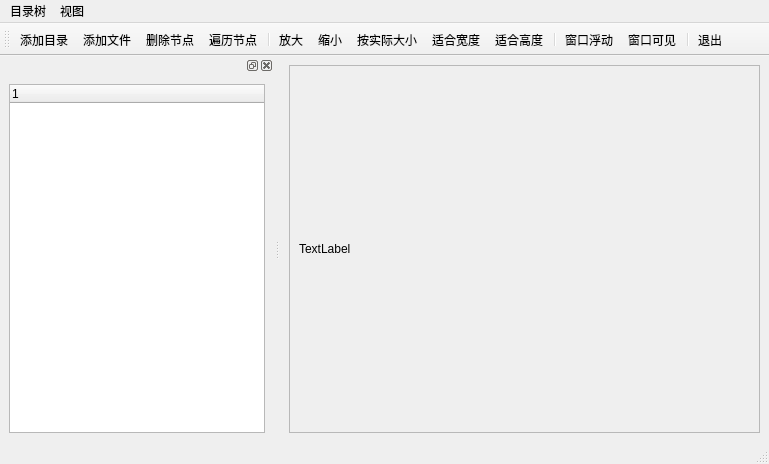
<?xml version="1.0" encoding="UTF-8"?>
<ui version="4.0">
 <class>MainWindow</class>
 <widget class="QMainWindow" name="MainWindow">
  <property name="geometry">
   <rect>
    <x>0</x>
    <y>0</y>
    <width>769</width>
    <height>464</height>
   </rect>
  </property>
  <property name="windowTitle">
   <string>MainWindow</string>
  </property>
  <widget class="QWidget" name="centralwidget">
   <layout class="QHBoxLayout" name="horizontalLayout_2">
    <item>
     <widget class="QScrollArea" name="scrollArea">
      <property name="widgetResizable">
       <bool>true</bool>
      </property>
      <widget class="QWidget" name="scrollAreaWidgetContents">
       <property name="geometry">
        <rect>
         <x>0</x>
         <y>0</y>
         <width>486</width>
         <height>372</height>
        </rect>
       </property>
       <layout class="QGridLayout" name="gridLayout">
        <item row="0" column="0">
         <widget class="QLabel" name="label">
          <property name="text">
           <string>TextLabel</string>
          </property>
         </widget>
        </item>
       </layout>
      </widget>
     </widget>
    </item>
   </layout>
  </widget>
  <widget class="QMenuBar" name="menubar">
   <property name="geometry">
    <rect>
     <x>0</x>
     <y>0</y>
     <width>769</width>
     <height>18</height>
    </rect>
   </property>
   <widget class="QMenu" name="menu">
    <property name="title">
     <string>目录树</string>
    </property>
   </widget>
   <widget class="QMenu" name="menu_2">
    <property name="title">
     <string>视图</string>
    </property>
   </widget>
   <addaction name="menu"/>
   <addaction name="menu_2"/>
  </widget>
  <widget class="QToolBar" name="toolBar">
   <property name="windowTitle">
    <string>toolBar</string>
   </property>
   <property name="toolButtonStyle">
    <enum>Qt::ToolButtonStyle::ToolButtonTextUnderIcon</enum>
   </property>
   <attribute name="toolBarArea">
    <enum>TopToolBarArea</enum>
   </attribute>
   <attribute name="toolBarBreak">
    <bool>false</bool>
   </attribute>
   <addaction name="act_1"/>
   <addaction name="act_2"/>
   <addaction name="act_3"/>
   <addaction name="act_4"/>
   <addaction name="separator"/>
   <addaction name="act_5"/>
   <addaction name="act_6"/>
   <addaction name="act_7"/>
   <addaction name="act_8"/>
   <addaction name="act_9"/>
   <addaction name="separator"/>
   <addaction name="act_10"/>
   <addaction name="act_11"/>
   <addaction name="separator"/>
   <addaction name="act_12"/>
  </widget>
  <widget class="QStatusBar" name="statusBar"/>
  <widget class="QDockWidget" name="dockWidget">
   <attribute name="dockWidgetArea">
    <number>1</number>
   </attribute>
   <widget class="QWidget" name="dockWidgetContents">
    <layout class="QHBoxLayout" name="horizontalLayout">
     <item>
      <widget class="QTreeWidget" name="treeWidget_2">
       <column>
        <property name="text">
         <string notr="true">1</string>
        </property>
       </column>
      </widget>
     </item>
    </layout>
   </widget>
  </widget>
  <action name="act_1">
   <property name="icon">
    <iconset theme="QIcon::ThemeIcon::FolderOpen"/>
   </property>
   <property name="text">
    <string>添加目录</string>
   </property>
   <property name="toolTip">
    <string>添加文件目录</string>
   </property>
   <property name="menuRole">
    <enum>QAction::MenuRole::NoRole</enum>
   </property>
  </action>
  <action name="act_2">
   <property name="icon">
    <iconset theme="QIcon::ThemeIcon::FolderNew"/>
   </property>
   <property name="text">
    <string>添加文件</string>
   </property>
   <property name="toolTip">
    <string>添加文件图片</string>
   </property>
   <property name="menuRole">
    <enum>QAction::MenuRole::NoRole</enum>
   </property>
  </action>
  <action name="act_3">
   <property name="icon">
    <iconset resource="qrc.qrc">
     <normaloff>:/qrc/制作特殊照片1.png</normaloff>:/qrc/制作特殊照片1.png</iconset>
   </property>
   <property name="text">
    <string>删除节点</string>
   </property>
   <property name="toolTip">
    <string>删除图片</string>
   </property>
   <property name="menuRole">
    <enum>QAction::MenuRole::NoRole</enum>
   </property>
  </action>
  <action name="act_4">
   <property name="icon">
    <iconset resource="qrc.qrc">
     <normaloff>:/qrc/为操作词配图片2.png</normaloff>:/qrc/为操作词配图片2.png</iconset>
   </property>
   <property name="text">
    <string>遍历节点</string>
   </property>
   <property name="toolTip">
    <string>遍历所有图片和目录</string>
   </property>
   <property name="menuRole">
    <enum>QAction::MenuRole::NoRole</enum>
   </property>
  </action>
  <action name="act_5">
   <property name="icon">
    <iconset resource="qrc.qrc">
     <normaloff>:/qrc/为操作词配图片3.png</normaloff>:/qrc/为操作词配图片3.png</iconset>
   </property>
   <property name="text">
    <string>放大</string>
   </property>
   <property name="toolTip">
    <string>放大图片</string>
   </property>
   <property name="menuRole">
    <enum>QAction::MenuRole::NoRole</enum>
   </property>
  </action>
  <action name="act_6">
   <property name="icon">
    <iconset resource="qrc.qrc">
     <normaloff>:/qrc/为操作词配图片4.png</normaloff>:/qrc/为操作词配图片4.png</iconset>
   </property>
   <property name="text">
    <string>缩小</string>
   </property>
   <property name="toolTip">
    <string>缩小图片</string>
   </property>
   <property name="menuRole">
    <enum>QAction::MenuRole::NoRole</enum>
   </property>
  </action>
  <action name="act_7">
   <property name="icon">
    <iconset resource="qrc.qrc">
     <normaloff>:/qrc/为操作配图片7.png</normaloff>:/qrc/为操作配图片7.png</iconset>
   </property>
   <property name="text">
    <string>按实际大小</string>
   </property>
   <property name="toolTip">
    <string>填满</string>
   </property>
   <property name="menuRole">
    <enum>QAction::MenuRole::NoRole</enum>
   </property>
  </action>
  <action name="act_8">
   <property name="icon">
    <iconset resource="qrc.qrc">
     <normaloff>:/qrc/为操作配图片8.png</normaloff>:/qrc/为操作配图片8.png</iconset>
   </property>
   <property name="text">
    <string>适合宽度</string>
   </property>
   <property name="toolTip">
    <string>原始图片高度</string>
   </property>
   <property name="menuRole">
    <enum>QAction::MenuRole::NoRole</enum>
   </property>
  </action>
  <action name="act_9">
   <property name="icon">
    <iconset resource="qrc.qrc">
     <normaloff>:/qrc/为操作配图片9.png</normaloff>:/qrc/为操作配图片9.png</iconset>
   </property>
   <property name="text">
    <string>适合高度</string>
   </property>
   <property name="toolTip">
    <string>原始高度</string>
   </property>
   <property name="menuRole">
    <enum>QAction::MenuRole::NoRole</enum>
   </property>
  </action>
  <action name="act_10">
   <property name="checkable">
    <bool>true</bool>
   </property>
   <property name="icon">
    <iconset resource="qrc.qrc">
     <normaloff>:/qrc/为操作词配图片5.png</normaloff>:/qrc/为操作词配图片5.png</iconset>
   </property>
   <property name="text">
    <string>窗口浮动</string>
   </property>
   <property name="toolTip">
    <string>窗口可自由拖动</string>
   </property>
   <property name="menuRole">
    <enum>QAction::MenuRole::NoRole</enum>
   </property>
  </action>
  <action name="act_11">
   <property name="checkable">
    <bool>true</bool>
   </property>
   <property name="icon">
    <iconset resource="qrc.qrc">
     <normaloff>:/qrc/为操作词配图片6.png</normaloff>:/qrc/为操作词配图片6.png</iconset>
   </property>
   <property name="text">
    <string>窗口可见</string>
   </property>
   <property name="toolTip">
    <string>显示图片</string>
   </property>
   <property name="menuRole">
    <enum>QAction::MenuRole::NoRole</enum>
   </property>
  </action>
  <action name="act_12">
   <property name="icon">
    <iconset theme="QIcon::ThemeIcon::SystemLogOut"/>
   </property>
   <property name="text">
    <string>退出</string>
   </property>
   <property name="toolTip">
    <string>退出程序</string>
   </property>
   <property name="menuRole">
    <enum>QAction::MenuRole::NoRole</enum>
   </property>
  </action>
 </widget>
 <resources>
  <include location="qrc.qrc"/>
 </resources>
 <connections>
  <connection>
   <sender>act_12</sender>
   <signal>triggered()</signal>
   <receiver>MainWindow</receiver>
   <slot>close()</slot>
   <hints>
    <hint type="sourcelabel">
     <x>-1</x>
     <y>-1</y>
    </hint>
    <hint type="destinationlabel">
     <x>399</x>
     <y>223</y>
    </hint>
   </hints>
  </connection>
 </connections>
</ui>
